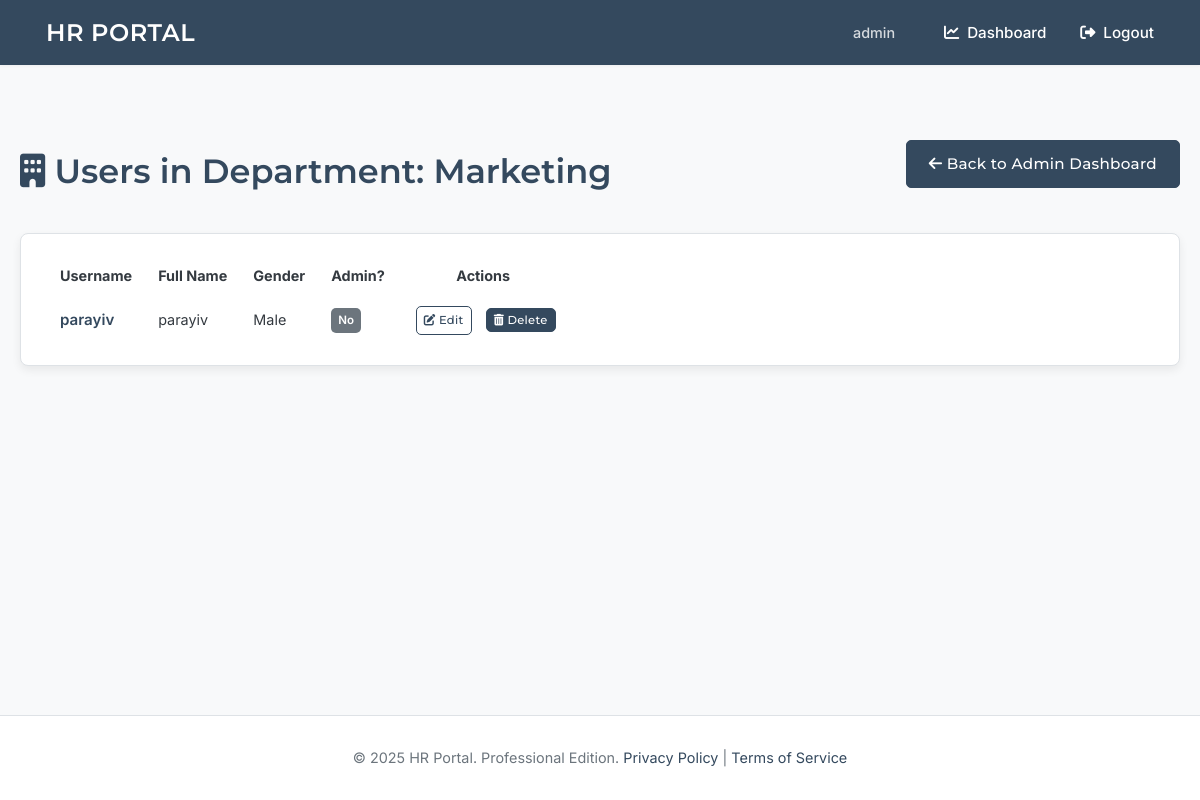
The page /admin/department/Marketing/users (signed in) on the database its author committed.
### tables this page shows
CREATE TABLE users (
    id INTEGER PRIMARY KEY AUTOINCREMENT,
    username TEXT UNIQUE NOT NULL,
    password_hash TEXT NOT NULL,
    is_admin BOOLEAN NOT NULL DEFAULT 0,
    full_name TEXT,             -- NEW
    gender TEXT,                -- NEW (e.g., 'male', 'female', 'other', 'prefer_not_to_say')
    department TEXT             -- NEW
);

### app.py (the view)
@app.route('/admin/department/<path:department_name>/users') # The URL rule
@login_required
@admin_required
def admin_view_department_users(department_name): # This function name becomes the endpoint
    db = get_db()
    actual_department_name = unquote(department_name)
    query = "SELECT id, username, full_name, gender, is_admin FROM users WHERE department = ?"
    params = [actual_department_name]
    if actual_department_name == 'Unassigned':
        query = "SELECT id, username, full_name, gender, is_admin FROM users WHERE department IS NULL OR department = ''"
        params = []
    department_users = db.execute(query, tuple(params)).fetchall()
    return render_template('admin_department_users.html',
                           department_name=actual_department_name,
                           users=department_users)

### app.py (called while the page is built)
def get_db():
    if 'db' not in g:
        try:
            os.makedirs(app.instance_path, exist_ok=True)
            os.makedirs(app.config['UPLOAD_FOLDER'], exist_ok=True)
            os.makedirs(app.config['PAYSLIP_UPLOAD_FOLDER'], exist_ok=True)
            os.makedirs(app.config['VACATION_APPROVAL_UPLOAD_FOLDER'], exist_ok=True)
        except OSError as e:
            app.logger.error(f"Error creating instance/upload paths: {e}")
        g.db = sqlite3.connect(app.config['DATABASE'], detect_types=sqlite3.PARSE_DECLTYPES)
        g.db.row_factory = sqlite3.Row
    return g.db

def login_required(view):
    @wraps(view)
    def wrapped_view(**kwargs):
        if getattr(g, 'user', None) is None:
            flash('Please log in to access this page.', 'error'); return redirect(url_for('login', next=request.url))
        return view(**kwargs)
    return wrapped_view

def admin_required(view):
    @wraps(view)
    def wrapped_view(**kwargs):
        current_user = getattr(g, 'user', None)
        if not current_user or not current_user['is_admin']:
            flash('Admin access required for this page.', 'error'); return redirect(url_for('dashboard'))
        return view(**kwargs)
    return wrapped_view

@app.before_request
def load_logged_in_user():
    user_id = session.get('user_id'); g.user = None
    if user_id is not None:
        g.user = get_db().execute('SELECT id, username, is_admin, full_name, gender, department FROM users WHERE id = ?', (user_id,)).fetchone()

@app.context_processor
def inject_now(): return {'now': datetime.utcnow()}

### templates/admin_department_users.html (shortened to what this page needs)
{% extends 'base.html' %}
{% block content %}
<div class="department-users-container">
    <header class="page-header-section" style="display: flex; justify-content: space-between; align-items: center; margin-bottom: 25px;">
        <h1 class="page-title">
            <i class="fas fa-building"></i> Users in Department: {{ department_name }}
        </h1>
        <a href="{{ url_for('dashboard') }}" class="btn btn-sm btn-outline-secondary">
            <i class="fas fa-arrow-left"></i> Back to Admin Dashboard
        </a>
    </header>
    {% if users %}
        <div class="table-responsive-wrapper professional-panel">
            <table class="professional-table admin-user-table">
                <thead>
                    <tr>
                        <th>Username</th>
                        <th>Full Name</th>
                        <th>Gender</th>
                        <th>Admin?</th>
                        <th>Actions</th>
                    </tr>
                </thead>
                <tbody>
                    {% for user_item in users %}
                    <tr>
                        <td>
                            <a href="{{ url_for('admin_view_user_profile', user_id=user_item.id) }}" class="username-link" title="View {{ user_item.username }}'s Profile">
                                <strong>{{ user_item.username }}</strong>
                            </a>
                        </td>
                        <td>{{ user_item.full_name if user_item.full_name else '-' }}</td>
                        <td>{{ user_item.gender if user_item.gender else '-' }}</td>
                        <td>
                            <span class="status-badge {{ 'status-admin' if user_item.is_admin else 'status-user' }}">
                                {{ "Yes" if user_item.is_admin else "No" }}
                            </span>
                        </td>
                        <td class="actions-cell">
                            <a href="{{ url_for('admin_update_user', user_id=user_item.id) }}" class="btn btn-sm btn-outline-primary action-btn" title="Edit User">
                                <i class="fas fa-edit"></i> Edit
                            </a>
                            {% if g.user.id != user_item.id %}
                            <form action="{{ url_for('admin_delete_user', user_id=user_item.id) }}" method="post" class="delete-form"
                                  onsubmit="return confirm('Are you sure you want to delete {{ user_item.username }}? This action cannot be undone.');">
                                <button type="submit" class="btn btn-sm btn-danger action-btn" title="Delete User">
                                    <i class="fas fa-trash-alt"></i> Delete
                                </button>
                            </form>
                            {% endif %}
                        </td>
                    </tr>
                    {% endfor %}
                </tbody>
            </table>
        </div>
    {% endif %}
</div>
{% endblock %}

### templates/base.html (shortened to what this page needs)
<!doctype html>
<html lang="en">
<head>
    <link rel="stylesheet" href="https://cdnjs.cloudflare.com/ajax/libs/font-awesome/6.4.0/css/all.min.css">
    <link rel="stylesheet" href="https://cdn.jsdelivr.net/npm/flatpickr/dist/flatpickr.min.css">
    <link href='https://cdn.jsdelivr.net/npm/fullcalendar@5.11.3/main.min.css' rel='stylesheet' />
</head>
<body>
    <nav class="navbar">
        <a href="{{ url_for('index') }}" class="site-title">HR PORTAL</a>
        <div class="right">
            {% if g.user %}
                <span>{{ g.user.username }}</span>
                <a href="{{ url_for('dashboard') }}"><i class="fas fa-chart-line fa-fw"></i> Dashboard</a>
                <a href="{{ url_for('logout') }}"><i class="fas fa-sign-out-alt fa-fw"></i> Logout</a>
            {% else %}
                <a href="{{ url_for('login') }}"><i class="fas fa-sign-in-alt fa-fw"></i> Login</a>
                <a href="{{ url_for('register') }}"><i class="fas fa-user-plus fa-fw"></i> Register</a>
            {% endif %}
        </div>
    </nav>
    <main class="container">
        {% block content %}{% endblock %}
    </main>
    <footer>
        © {{ now.year if now else '2024' }} HR Portal. Professional Edition.
        <a href="#">Privacy Policy</a> | <a href="#">Terms of Service</a>
    </footer>
</body>
</html>

### templates/base.html (style rules this page uses)
:root { --primary-color: #34495e; --secondary-color: #b28c5e; --accent-color: #48a9a6; --background-color: #f8f9fa; --card-bg: #ffffff; --text-color-dark: #343a40; --text-color-headings: var(--primary-color); --text-color-light: #6c757d; --border-color: #dee2e6; --border-radius-md: 8px; --border-radius-sm: 5px; --shadow-sm: 0 1px 3px rgba(0, 0, 0, 0.05); --shadow-md: 0 4px 10px rgba(0, 0, 0, 0.07); --font-family-headings: 'Montserrat', sans-serif; --font-family-body: 'Inter', sans-serif; }
*, *::before, *::after { box-sizing: border-box; }
body { font-family: var(--font-family-body); font-weight: 400; margin: 0; background-color: var(--background-color); color: var(--text-color-dark); line-height: 1.65; display: flex; flex-direction: column; min-height: 100vh; }
.navbar { background-color: var(--primary-color); padding: 0 30px; box-shadow: var(--shadow-sm); display: flex; justify-content: space-between; align-items: center; height: 65px; position: sticky; top: 0; z-index: 1000; }
.navbar a, .navbar span { color: #ffffff; padding: 10px 16px; text-decoration: none; font-size: 0.95em; font-weight: 500; transition: background-color 0.2s; display: inline-flex; align-items: center; }
.navbar .site-title { font-family: var(--font-family-headings); font-weight: 600; font-size: 1.5em; letter-spacing: 0.5px; }
.navbar .right { display: flex; align-items: center; }
.navbar .right span { margin-right: 15px; font-size: 0.9em; opacity: 0.8; }
.navbar .right a i { margin-right: 6px; }
.container { width: 100%; margin: 30px auto; padding: 0 20px; flex-grow: 1; }
.page-title { font-family: var(--font-family-headings); font-weight: 600; font-size: 2.1em; color: var(--text-color-headings); margin-bottom: 10px; }
.btn { display: inline-block; background-color: var(--primary-color); color: white; padding: 10px 22px; border: 1px solid var(--primary-color); border-radius: var(--border-radius-sm); text-decoration: none; font-size: 0.95em; font-weight: 500; font-family: var(--font-family-headings); letter-spacing: 0.3px; cursor: pointer; text-align: center; vertical-align: middle; transition: background-color 0.2s, border-color 0.2s, color 0.2s, transform 0.1s; }
.btn-outline-primary { background-color: transparent; color: var(--primary-color); border: 1px solid var(--primary-color); }
footer { text-align: center; padding: 30px 20px; background-color: var(--card-bg); color: var(--text-color-light); margin-top: auto; font-size: 0.9em; border-top: 1px solid var(--border-color); }
footer a { color: var(--primary-color); text-decoration: none; }

### templates/admin_department_users.html (style rules this page uses)
.professional-panel { background-color: var(--card-bg); padding: 20px 25px; border-radius: var(--border-radius-md); box-shadow: var(--shadow-md); border: 1px solid var(--border-color); }
.admin-user-table th, .admin-user-table td { padding: 8px 12px; font-size: 0.9em; }
.username-link { color: var(--primary-color); text-decoration: none; font-weight: 500; }
.username-link strong { font-size: 1.05em; font-weight: 600; }
.status-badge { padding: 3px 7px; border-radius: var(--border-radius-sm); font-size:0.8em; font-weight:600; color:white; display:inline-block; }
.status-user { background-color: var(--text-color-light); }
.actions-cell { white-space: nowrap; text-align: right; }
.actions-cell .action-btn { margin-left: 5px; padding: 4px 7px; font-size: 0.8em; }
.delete-form { display:inline-block; margin-left: 5px; }

### rows shown on the page
users: user.username "admin"
users: department "Marketing", username "parayiv", full_name "parayiv", gender "Male", is_admin "No"
